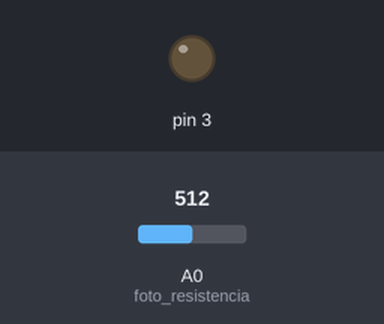
A sketch run on a simulated Arduino Uno, built with avr-gcc and run on an emulated ATmega328P. Parts: output pins drawn as LEDs (lit = HIGH). The test bench sets the inputs (shaded band); at power-on: A0 (foto_resistencia) = 512. What the sketch prints to the serial monitor is not drawn.

Above: at 1.2 s.
1.3 s: A0 (foto_resistencia) set to 414
2.8 s: A0 (foto_resistencia) set to 392
At 3.1 s:
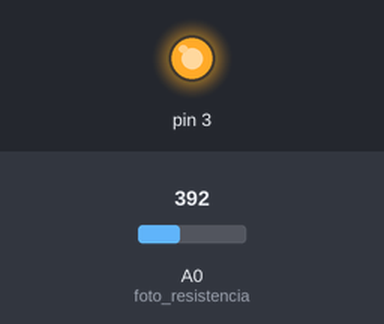
4.3 s: A0 (foto_resistencia) set to 511
At 5.5 s:
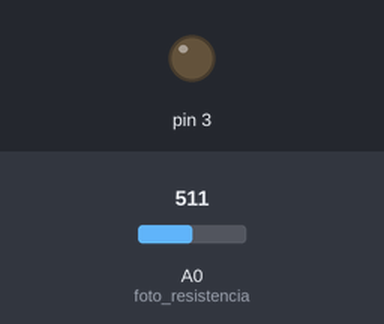
5.8 s: A0 (foto_resistencia) set to 306
At 7.2 s:
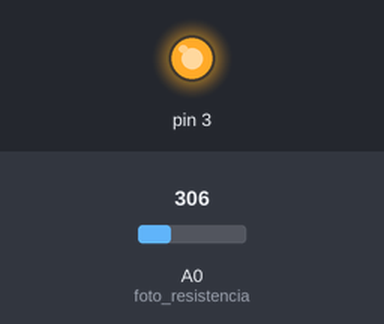
Timing chart, 0 to 8.3 s (numbered marks = the images above; inputs shaded):
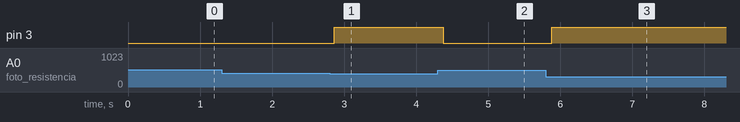

The sketch:

Practica4_foto_resistencia.ino
```cpp
int foto_resistencia = 0;
int valor_foto_resistencia = 0;
int sensibilidad = 400; //rango de luz en el ambiente

void setup() {
  // put your setup code here, to run once:
  Serial.begin(9600);
  pinMode(3, OUTPUT);

}

void loop() {
  // put your main code here, to run repeatedly:
  valor_foto_resistencia = analogRead(foto_resistencia);
  Serial.print(valor_foto_resistencia);
  delay(50);
  if (valor_foto_resistencia < sensibilidad){
      digitalWrite(3, HIGH);
  } else {
      digitalWrite(3, LOW);
  }
}
```

Measured:
- the behaviour switches between 400 and 399 on A0 (foto_resistencia) (found by bisection; images 0 and 1)
- after the input at 1.3 s, every drawn part: stays the same
- after the input at 2.8 s, pin 3: LOW → HIGH after 0.07 s
- after the input at 4.3 s, pin 3: HIGH → LOW after 0.07 s
- after the input at 5.8 s, pin 3: LOW → HIGH after 0.08 s
